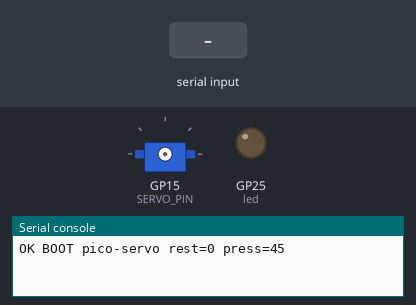
Simulated run of this program. Board: Raspberry Pi Pico running MicroPython. Shown: servo, output pins drawn as LEDs (lit = HIGH), the last lines printed to the serial console. The test bench sets the inputs (shaded band). Servo angles are drawn from the pulse width (0.5 ms = 0°, 2.5 ms = 180°); files that are not in the repository are absent.

Above: at 1.2 s.
1.3 s: "PRESS" typed at the serial console, then Enter
At 2.02 s:
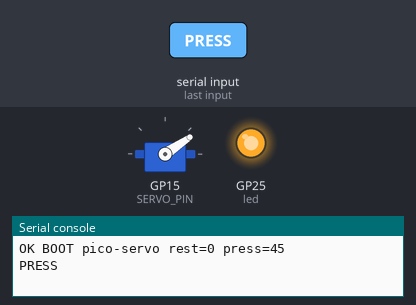
At 3.63 s:
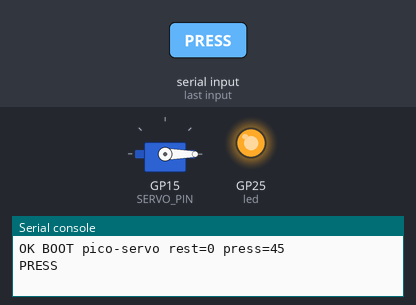
4.3 s: "PING" typed at the serial console, then Enter
5.8 s: "HOLD" typed at the serial console, then Enter
Timing chart, 0 to 8.8 s (numbered marks = the images above; inputs shaded):
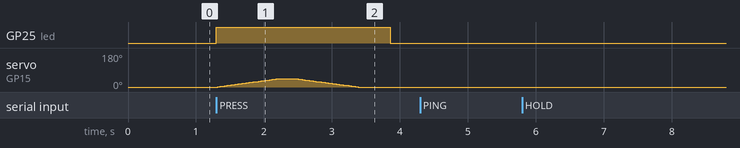

Measured:
- after the input at 1.3 s, GP25 (led): LOW → HIGH at once, → LOW 2.6 s later; servo on GP15 (SERVO_PIN): rises from 0° to 43° in 0.86 s, then falls to 0° in 1.2 s

The program:

main.py
```python
# Pico 2 (RP2350) MicroPython: SG90 servo that presses the PS3 power button.
#
# Wiring: servo brown -> pin 38 GND, red -> pin 40 VBUS (5 V from PC USB),
#         orange -> pin 20 GP15.
# The Pico is powered from the PC, so it stays alive while the PS3 is off.
#
# Line commands over the USB serial port (115200 is ignored by USB CDC):
#   PING                      -> OK PONG
#   PRESS [ms]                -> press for ms (default 300), back to rest
#   HOLD <ms>                 -> same, 1000..15000 ms (force-off hold ~10000)
#   ANGLE <deg>               -> move and stay there (calibration), PWM kept on
#   REST                      -> go to rest angle, then PWM off
#   SET REST <deg> | SET PRESS <deg>  -> store calibration in cal.json
#   STATUS                    -> OK STATUS rest=.. press=..
#   RELEASE                   -> PWM off immediately
import json
import sys
import time
from machine import PWM, Pin

SERVO_PIN = 15
MIN_US, MAX_US = 500, 2400          # SG90 pulse range for ~0..180 deg
TRAVEL_MS = 450                     # settle time before PWM off
STEP_MS = 20                        # ms per degree: slow, gentle movement
CAL_FILE = 'cal.json'

cal = {'rest': 0, 'press': 45}      # 0 = neutral, 45 = presses the button
try:
    with open(CAL_FILE) as f:
        cal.update(json.load(f))
except (OSError, ValueError):
    pass

led = Pin('LED', Pin.OUT)
pwm = None
pos = None                          # last commanded angle; unknown after boot


def pulse_ns(deg):
    deg = max(0, min(180, deg))
    return int((MIN_US + (MAX_US - MIN_US) * deg / 180) * 1000)


def move(deg):
    """Ramp slowly to deg. After boot the arm is assumed to be at rest."""
    global pwm, pos
    if pwm is None:
        pwm = PWM(Pin(SERVO_PIN))
        pwm.freq(50)
    if pos is None:
        pos = cal['rest']
    pwm.duty_ns(pulse_ns(pos))
    step = 1 if deg > pos else -1
    while pos != deg:
        pos += step
        pwm.duty_ns(pulse_ns(pos))
        time.sleep_ms(STEP_MS)


def release():
    global pwm
    if pwm is not None:
        pwm.deinit()
        pwm = None
    Pin(SERVO_PIN, Pin.OUT).value(0)


def press(ms):
    led.value(1)
    move(cal['press'])
    time.sleep_ms(ms)
    move(cal['rest'])
    time.sleep_ms(TRAVEL_MS)
    release()
    led.value(0)


def save():
    with open(CAL_FILE, 'w') as f:
        json.dump(cal, f)


def handle(line):
    words = line.strip().split()
    if not words:
        return None
    cmd = words[0].upper()
    try:
        if cmd == 'PING':
            return 'OK PONG'
        if cmd == 'PRESS':
            ms = int(words[1]) if len(words) > 1 else 300
            if not 50 <= ms <= 15000:
                return 'ERR PRESS_MS 50..15000'
            press(ms)
            return 'OK PRESS %d' % ms
        if cmd == 'HOLD' and len(words) == 2:
            ms = int(words[1])
            if not 1000 <= ms <= 15000:
                return 'ERR HOLD_MS 1000..15000'
            press(ms)
            return 'OK HOLD %d' % ms
        if cmd == 'ANGLE' and len(words) == 2:
            deg = int(words[1])
            if not 0 <= deg <= 180:
                return 'ERR ANGLE 0..180'
            move(deg)
            return 'OK ANGLE %d' % deg
        if cmd == 'REST':
            move(cal['rest'])
            time.sleep_ms(TRAVEL_MS)
            release()
            return 'OK REST %d' % cal['rest']
        if cmd == 'SET' and len(words) == 3 and words[1].upper() in ('REST', 'PRESS'):
            deg = int(words[2])
            if not 0 <= deg <= 180:
                return 'ERR ANGLE 0..180'
            cal[words[1].lower()] = deg
            save()
            return 'OK SET %s %d' % (words[1].upper(), deg)
        if cmd == 'STATUS':
            return 'OK STATUS rest=%d press=%d pwm=%d' % (cal['rest'], cal['press'], pwm is not None)
        if cmd == 'RELEASE':
            release()
            return 'OK RELEASE'
    except ValueError:
        pass
    return 'ERR ' + line.strip()[:40]


release()
print('OK BOOT pico-servo rest=%d press=%d' % (cal['rest'], cal['press']))
while True:
    line = sys.stdin.readline()
    if line:
        answer = handle(line)
        if answer:
            print(answer)
```
